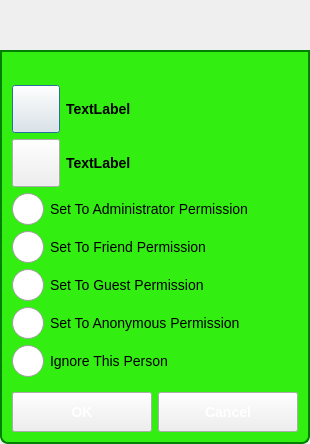
<?xml version="1.0" encoding="UTF-8"?>
<ui version="4.0">
 <class>ToFriendChangeFriendshipDlg</class>
 <widget class="QDialog" name="ToFriendChangeFriendshipDlg">
  <property name="geometry">
   <rect>
    <x>0</x>
    <y>0</y>
    <width>310</width>
    <height>444</height>
   </rect>
  </property>
  <property name="minimumSize">
   <size>
    <width>0</width>
    <height>32</height>
   </size>
  </property>
  <property name="windowTitle">
   <string>Dialog</string>
  </property>
  <property name="styleSheet">
   <string notr="true">QDialog#NetworkTestDlg
{   
color: transparent;
background-color: transparent;
border: 1px solid transparent;
border-radius: 8px; 
}

#DialogTitleBox
{   
color: black;
background-color: rgb(50,238,17);
border: 2px solid green;
border-top-left-radius: 8px; 
border-top-right-radius: 8px;
}
#DialogTitleLabel
{   
color: black;
}
#DialogItemsGroupBox
{   
background-color: rgb(50,238,17);
border: 2px solid green;
border-top-color: green; 
border-bottom-left-radius: 8px; 
border-bottom-right-radius: 8px;
}

QPushButton#CancelButton
{
color: white;
font: bold 14px;
border-width: 10;
border-image: url(:/MyP2PWeb/Resources/button_green_normal.png)10;
padding: -10;
}
QPushButton#CancelButton:pressed
{
border-width: 10;
border-image: url(:/MyP2PWeb/Resources/button_green_pressed.png);
padding: -10;
}
QPushButton#OkButton
{
color: white;
font: bold 14px;
border-width: 10;
border-image: url(:/MyP2PWeb/Resources/button_green_normal.png);
padding: -10;
}
QPushButton#OkButton:pressed
{
border-width: 10;
border-image: url(:/MyP2PWeb/Resources/button_green_pressed.png);
padding: -10;
}
QLabel#HisPermissionLabel
{
font: bold 14px;
}
QLabel#MyPermissionLabel
{
font: bold 14px;
}
QRadioButton
{
	font: 14px;
}
 QRadioButton::indicator 
{
     width: 32px;
     height: 32px;
 }
 QRadioButton::indicator::unchecked 
{
image: url(:/MyP2PWeb/Resources/radio_button_green_unselected.png);
}
 QRadioButton::indicator::checked 
{
image: url(:/MyP2PWeb/Resources/radio_button_green_selected.png);    
}
</string>
  </property>
  <layout class="QVBoxLayout" name="verticalLayout">
   <property name="spacing">
    <number>0</number>
   </property>
   <property name="leftMargin">
    <number>0</number>
   </property>
   <property name="topMargin">
    <number>0</number>
   </property>
   <property name="rightMargin">
    <number>0</number>
   </property>
   <property name="bottomMargin">
    <number>0</number>
   </property>
   <item>
    <widget class="TitleBarWidget" name="m_TitleBarWidget" native="true">
     <property name="sizePolicy">
      <sizepolicy hsizetype="Preferred" vsizetype="Preferred">
       <horstretch>0</horstretch>
       <verstretch>0</verstretch>
      </sizepolicy>
     </property>
     <property name="minimumSize">
      <size>
       <width>0</width>
       <height>50</height>
      </size>
     </property>
     <property name="maximumSize">
      <size>
       <width>16777215</width>
       <height>130</height>
      </size>
     </property>
    </widget>
   </item>
   <item>
    <widget class="QGroupBox" name="DialogItemsGroupBox">
     <property name="minimumSize">
      <size>
       <width>0</width>
       <height>0</height>
      </size>
     </property>
     <property name="title">
      <string/>
     </property>
     <layout class="QVBoxLayout" name="verticalLayout_2">
      <item>
       <widget class="QLabel" name="m_StatusLabel">
        <property name="text">
         <string notr="true"/>
        </property>
       </widget>
      </item>
      <item>
       <layout class="QHBoxLayout" name="horizontalLayout">
        <item>
         <widget class="VxPushButton" name="HisPermissionButton">
          <property name="minimumSize">
           <size>
            <width>48</width>
            <height>48</height>
           </size>
          </property>
          <property name="maximumSize">
           <size>
            <width>48</width>
            <height>48</height>
           </size>
          </property>
          <property name="text">
           <string/>
          </property>
          <property name="iconSize">
           <size>
            <width>48</width>
            <height>48</height>
           </size>
          </property>
         </widget>
        </item>
        <item>
         <widget class="QLabel" name="HisPermissionLabel">
          <property name="text">
           <string>TextLabel</string>
          </property>
         </widget>
        </item>
       </layout>
      </item>
      <item>
       <layout class="QHBoxLayout" name="horizontalLayout_3">
        <item>
         <widget class="VxPushButton" name="MyPermissionButton">
          <property name="minimumSize">
           <size>
            <width>48</width>
            <height>48</height>
           </size>
          </property>
          <property name="maximumSize">
           <size>
            <width>48</width>
            <height>48</height>
           </size>
          </property>
          <property name="text">
           <string/>
          </property>
          <property name="iconSize">
           <size>
            <width>48</width>
            <height>48</height>
           </size>
          </property>
         </widget>
        </item>
        <item>
         <widget class="QLabel" name="MyPermissionLabel">
          <property name="text">
           <string>TextLabel</string>
          </property>
         </widget>
        </item>
       </layout>
      </item>
      <item>
       <widget class="QRadioButton" name="ToAdministratorButton">
        <property name="minimumSize">
         <size>
          <width>0</width>
          <height>32</height>
         </size>
        </property>
        <property name="text">
         <string>Set To Administrator Permission</string>
        </property>
       </widget>
      </item>
      <item>
       <widget class="QRadioButton" name="ToFriendButton">
        <property name="minimumSize">
         <size>
          <width>0</width>
          <height>32</height>
         </size>
        </property>
        <property name="text">
         <string>Set To Friend Permission</string>
        </property>
       </widget>
      </item>
      <item>
       <widget class="QRadioButton" name="ToGuestButton">
        <property name="minimumSize">
         <size>
          <width>0</width>
          <height>32</height>
         </size>
        </property>
        <property name="text">
         <string>Set To Guest Permission</string>
        </property>
       </widget>
      </item>
      <item>
       <widget class="QRadioButton" name="ToAnonymousButton">
        <property name="minimumSize">
         <size>
          <width>0</width>
          <height>32</height>
         </size>
        </property>
        <property name="text">
         <string>Set To Anonymous Permission</string>
        </property>
       </widget>
      </item>
      <item>
       <widget class="QRadioButton" name="ToIgnoreButton">
        <property name="minimumSize">
         <size>
          <width>0</width>
          <height>32</height>
         </size>
        </property>
        <property name="text">
         <string>Ignore This Person</string>
        </property>
       </widget>
      </item>
      <item>
       <spacer name="verticalSpacer">
        <property name="orientation">
         <enum>Qt::Vertical</enum>
        </property>
        <property name="sizeHint" stdset="0">
         <size>
          <width>20</width>
          <height>81</height>
         </size>
        </property>
       </spacer>
      </item>
      <item>
       <layout class="QHBoxLayout" name="horizontalLayout_2">
        <item>
         <widget class="VxPushButton" name="OkButton">
          <property name="minimumSize">
           <size>
            <width>0</width>
            <height>40</height>
           </size>
          </property>
          <property name="text">
           <string>OK</string>
          </property>
         </widget>
        </item>
        <item>
         <widget class="VxPushButton" name="CancelButton">
          <property name="minimumSize">
           <size>
            <width>0</width>
            <height>40</height>
           </size>
          </property>
          <property name="text">
           <string>Cancel</string>
          </property>
         </widget>
        </item>
       </layout>
      </item>
     </layout>
    </widget>
   </item>
  </layout>
 </widget>
 <customwidgets>
  <customwidget>
   <class>TitleBarWidget</class>
   <extends>QWidget</extends>
   <header>TitleBarWidget.h</header>
   <container>1</container>
  </customwidget>
  <customwidget>
   <class>VxPushButton</class>
   <extends>QPushButton</extends>
   <header location="global">VxPushButton.h</header>
  </customwidget>
 </customwidgets>
 <resources>
  <include location="../gotvcommon.qrc"/>
 </resources>
 <connections/>
</ui>
